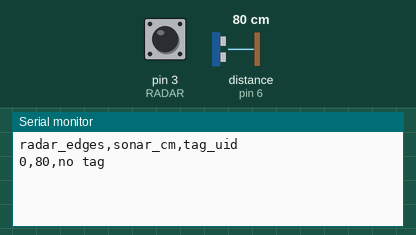
Simulated run of this sketch. Board: Arduino Uno, built with avr-gcc and run on an emulated ATmega328P. Shown: the last lines printed to the serial monitor. Wiring (inferred from the names in the program): ultrasonic range finder: trigger pin 5; echo pin 6. The test bench sets the inputs (shaded band); at power-on: distance to the obstacle (sensor on pin 6) 80 cm, pin 3 (RADAR) HIGH. The echo pulse lasts 58.3 µs per cm.

Above: at 1.8 s.
1.9 s: distance to the obstacle (sensor on pin 6) set to 6 cm
At 2.5 s:
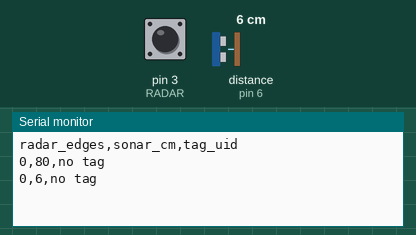
3.4 s: distance to the obstacle (sensor on pin 6) set to 3 cm
At 5.0 s:
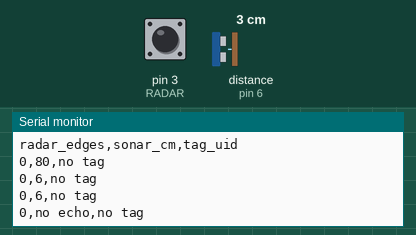

The sketch:

detection_bench.ino
```cpp
#include <Wire.h>
#include <Adafruit_PN532.h>

const byte RADAR = 3, TRIG = 5, ECHO = 6;
Adafruit_PN532 reader(2, 4);
volatile uint16_t radarEdges = 0;
bool readerReady = false;
unsigned long lastReport = 0;

void motionEdge() { ++radarEdges; }

void setup() {
  Serial.begin(115200);
  pinMode(RADAR, INPUT);
  pinMode(TRIG, OUTPUT);
  pinMode(ECHO, INPUT);
  digitalWrite(TRIG, LOW);
  reader.begin();
  readerReady = reader.getFirmwareVersion() && reader.SAMConfig()
                && reader.setPassiveActivationRetries(0x01);
  attachInterrupt(digitalPinToInterrupt(RADAR), motionEdge, FALLING);
  lastReport = millis();
  Serial.println(F("radar_edges,sonar_cm,tag_uid"));
}

void loop() {
  if (millis() - lastReport < 1000) return;
  noInterrupts();
  const uint16_t edges = radarEdges;
  radarEdges = 0;
  interrupts();
  lastReport = millis();

  digitalWrite(TRIG, HIGH);
  delayMicroseconds(10);
  digitalWrite(TRIG, LOW);
  const unsigned long echo = pulseIn(ECHO, HIGH, 13000);
  const unsigned long cm = (echo * 343UL + 10000UL) / 20000UL;
  uint8_t uid[10] = {};
  uint8_t count = 0;
  const bool found = readerReady &&
    reader.readPassiveTargetID(PN532_MIFARE_ISO14443A, uid, &count, 180);

  Serial.print(edges);
  Serial.print(',');
  if (!echo || cm < 5 || cm > 200) Serial.print(F("no echo"));
  else Serial.print(cm);
  Serial.print(',');
  if (!readerReady) Serial.print(F("reader unavailable"));
  else if (!found) Serial.print(F("no tag"));
  else for (uint8_t i = 0; i < count && i < sizeof(uid); ++i) {
    if (uid[i] < 0x10) Serial.print('0');
    Serial.print(uid[i], HEX);
  }
  Serial.println();
}
```

Measured:
- the behaviour switches between 5 and 4 cm on distance to the obstacle (sensor on pin 6) (found by bisection; images 1 and 2)
- after the input at 1.9 s, the serial monitor: prints a new line after 0.28 s (image 1)
- after the input at 3.4 s, the serial monitor: prints a new line after 0.78 s (image 2)
